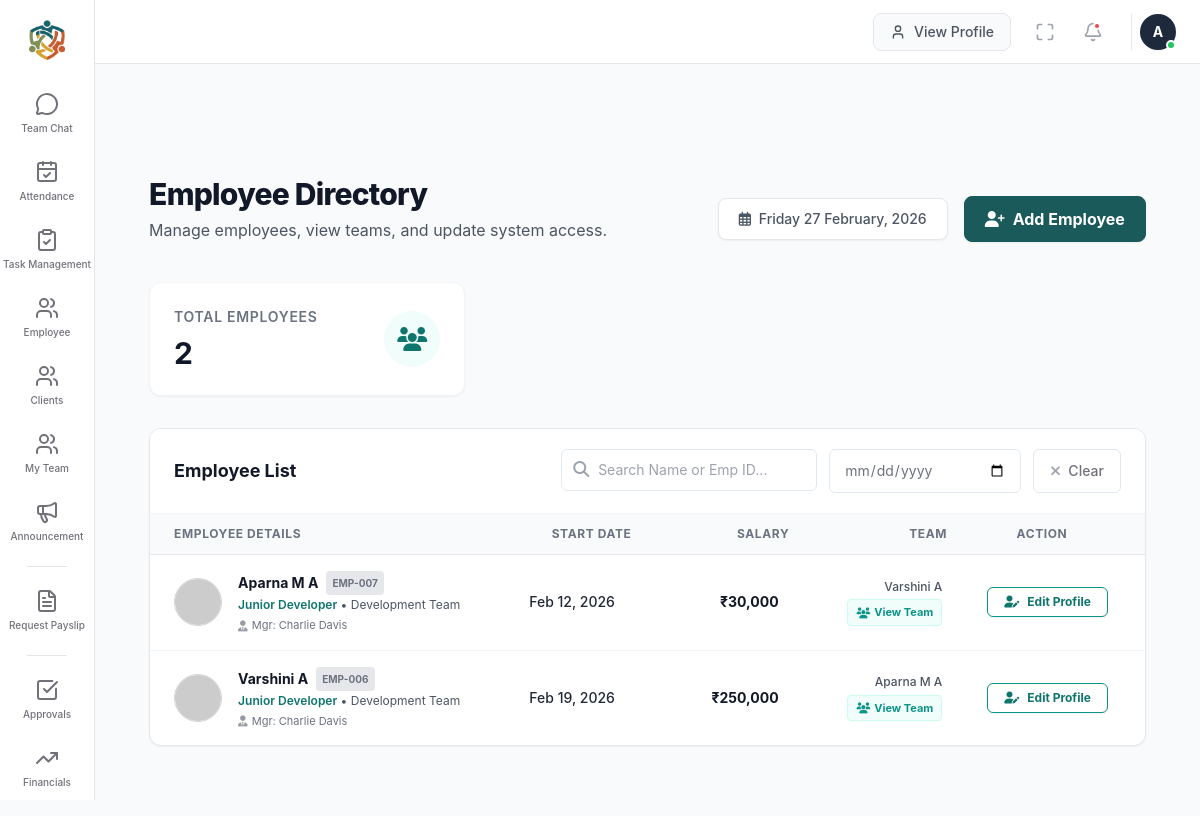
/HR_executive/employee_onboarding.php (signed in), run on the app's committed database.
### tables this page shows
CREATE TABLE `employee_onboarding` (
  `id` int(11) NOT NULL,
  `emp_id_code` varchar(50) NOT NULL,
  `first_name` varchar(100) NOT NULL,
  `last_name` varchar(100) DEFAULT NULL,
  `email` varchar(100) DEFAULT NULL,
  `phone` varchar(20) DEFAULT NULL,
  `department` varchar(100) DEFAULT NULL,
  `designation` varchar(100) DEFAULT NULL,
  `manager_name` varchar(100) DEFAULT NULL,
  `salary` varchar(50) DEFAULT NULL,
  `employment_type` varchar(50) DEFAULT 'Permanent',
  `joining_date` date NOT NULL,
  `username` varchar(100) DEFAULT NULL,
  `password_hash` varchar(255) DEFAULT NULL,
  `pan_no` varchar(20) DEFAULT NULL,
  `pf_no` varchar(50) DEFAULT NULL,
  `esi_no` varchar(50) DEFAULT NULL,
  `bank_name` varchar(100) DEFAULT NULL,
  `bank_acc_no` varchar(50) DEFAULT NULL,
  `ifsc_code` varchar(20) DEFAULT NULL,
  `permissions` longtext DEFAULT NULL CHECK (json_valid(`permissions`)),
  `status` enum('Pending','In Progress','Completed') DEFAULT 'Pending',
  `profile_img` varchar(255) DEFAULT NULL,
  `created_at` timestamp NULL DEFAULT current_timestamp()
);

### HR_executive/employee_onboarding.php (the view, shortened to what this page needs)
<?php
require_once '../include/db_connect.php';
$all_onboarding = [];
$res_all = $conn->query("SELECT id, emp_id_code, CONCAT(first_name, ' ', last_name) as full_name, designation, department, manager_name FROM employee_onboarding");
if ($res_all) {
    while($r = $res_all->fetch_assoc()) {
        $all_onboarding[] = $r;
    }
}
$sql = "SELECT * FROM employee_onboarding ORDER BY id DESC";
$result = $conn->query($sql);
?>
<!DOCTYPE html>
<html lang="en">
<head>
    <script src="https://cdn.tailwindcss.com"></script>
    <link href="https://cdnjs.cloudflare.com/ajax/libs/font-awesome/6.4.0/css/all.min.css" rel="stylesheet">
</head>
<body class="bg-gray-50 min-h-screen text-gray-800">
<?php
$sidebarPath = '../sidebars.php';
$headerPath = '../header.php';
if(file_exists($sidebarPath)) include $sidebarPath;
if(file_exists($headerPath)) include $headerPath;
?>
<main id="content-wrapper">
    <div class="max-w-[96%] mx-auto pt-3 pb-10 px-4 sm:px-6 lg:px-8">
        <header class="mb-10 flex flex-col md:flex-row md:items-end justify-between gap-5">
            <div>
                <h2 class="text-3xl font-extrabold text-gray-900 tracking-tight">Employee Directory</h2>
                <p class="text-gray-600 mt-1.5">Manage employees, view teams, and update system access.</p>
            </div>
            <div class="flex items-center gap-4">
                <div class="text-sm text-gray-600 bg-white px-5 py-2.5 rounded-lg shadow-sm border font-medium">
                    <i class="far fa-calendar-alt mr-1"></i> <span id="currentDateDisplay"></span>
                </div>
                <button onclick="openAddModal()" class="btn-primary px-5 py-2.5 rounded-lg font-bold shadow-sm border flex items-center gap-2">
                    <i class="fas fa-user-plus"></i> Add Employee
                </button>
            </div>
        </header>
        <div class="grid grid-cols-1 sm:grid-cols-3 gap-6 mb-8">
            <div class="bg-white p-6 rounded-xl shadow-sm border border-gray-100 flex items-center justify-between">
                <div><p class="text-sm font-semibold text-gray-500 uppercase tracking-wider">Total Employees</p><h3 class="text-3xl font-bold text-gray-900 mt-2" id="totalCount">0</h3></div>
                <div class="h-14 w-14 rounded-full bg-teal-50 flex items-center justify-center text-teal-700"><i class="fas fa-users text-2xl"></i></div>
            </div>
        </div>
        <div>
            <div class="bg-white rounded-xl shadow-sm border border-gray-200 overflow-hidden">
                <div class="p-5 sm:px-6 border-b border-gray-100 flex flex-col sm:flex-row justify-between items-start sm:items-center gap-4 bg-white">
                    <h3 class="text-lg font-bold text-gray-900">Employee List</h3>
                    <div class="flex flex-wrap gap-3 w-full sm:w-auto">
                        <div class="relative">
                            <i class="fas fa-search absolute left-3 top-3 text-gray-400"></i>
                            <input type="text" id="filterSearch" placeholder="Search Name or Emp ID..." class="form-control text-sm w-full sm:w-64 pl-9" onkeyup="applyFilters()">
                        </div>
                        <input type="date" id="filterDate" class="form-control text-sm w-full sm:w-48 text-gray-500" onchange="applyFilters()" title="Filter by Joining Date">
                        <button onclick="clearFilters()" class="btn text-sm hover:bg-gray-100 font-medium"><i class="fas fa-times text-gray-400 mr-1"></i> Clear</button>
                    </div>
                </div>
                <div class="hidden sm:flex items-center px-6 py-3 bg-gray-50 border-b border-gray-200 text-xs font-bold text-gray-500 uppercase tracking-wider">
                    <div class="w-1/3">Employee Details</div>
                    <div class="w-1/6 text-right pr-4">Start Date</div>
                    <div class="w-1/6 text-right pr-4">Salary</div>
                    <div class="w-1/6 text-right pr-4">Team</div>
                    <div class="w-1/6 text-center">Action</div>
                </div>
                <div class="divide-y divide-gray-100 custom-scroll overflow-y-auto max-h-[800px]" id="onboardingList">
                    <?php if ($result && $result->num_rows > 0): ?>
                        <?php while ($row = $result->fetch_assoc()):
                            $fullName = htmlspecialchars($row['first_name'] . ' ' . $row['last_name']);
                            $salaryDisplay = $row['salary'] ? "₹" . number_format((float)$row['salary']) : "—";
                            $profileImage = $row['profile_img'] && !filter_var($row['profile_img'], FILTER_VALIDATE_URL) ? '../' . $row['profile_img'] : $row['profile_img'];
                            $current_name = trim($row['first_name'] . ' ' . $row['last_name']);
                            $current_dept = trim($row['department']);
                            $current_mgr = trim($row['manager_name']);
                            $team_list_detailed = [];
                            $team_display_names = [];
                            $added_names = [];
                            foreach ($all_onboarding as $eo) {
                                $eo_name = trim($eo['full_name']);
                                if (strtolower($eo_name) === strtolower($current_name)) continue;
                                $is_team = false;
                                if (!empty($current_dept) && trim($eo['department']) === $current_dept) { $is_team = true; }
                                if (!empty($current_mgr) && trim($eo['manager_name']) === $current_mgr) { $is_team = true; }
                                if ($is_team && !in_array($eo_name, $added_names)) {
                                    $added_names[] = $eo_name;
                                    $team_list_detailed[] = [
                                        'name' => htmlspecialchars($eo_name),
                                        'role' => htmlspecialchars(trim($eo['designation']))
                                    ];
                                    $team_display_names[] = htmlspecialchars($eo_name);
                                }
                            }
                            $team_display = empty($team_display_names) ? "No other members" : implode(", ", array_slice($team_display_names, 0, 2));
                            $team_json = htmlspecialchars(json_encode($team_list_detailed), ENT_QUOTES, 'UTF-8');
                        ?>
                        <div class="onboarding-card p-5 sm:px-6 sm:py-4 flex flex-col sm:flex-row gap-4 items-start sm:items-center hover:bg-slate-50 transition-colors"
                             data-name="<?= strtolower($fullName) ?>"
                             data-empid="<?= strtolower($row['emp_id_code']) ?>"
                             data-joindate="<?= $row['joining_date'] ?>">
                            <div class="flex items-center gap-4 w-full sm:w-1/3">
                                <img src="<?= htmlspecialchars($profileImage) ?>" class="w-12 h-12 rounded-full object-cover border border-gray-300">
                                <div>
                                    <h4 class="font-bold text-gray-900 text-sm flex items-center gap-2">
                                        <?= $fullName ?>
                                        <span class="text-[10px] font-bold text-gray-500 bg-gray-200 px-1.5 py-0.5 rounded"><?= htmlspecialchars($row['emp_id_code']) ?></span>
                                    </h4>
                                    <div class="text-xs text-gray-600 mt-0.5"><span class="font-semibold text-teal-700"><?= htmlspecialchars($row['designation']) ?></span> • <?= htmlspecialchars($current_dept) ?></div>
                                    <div class="text-[11px] text-gray-500 mt-1 flex items-center gap-1"><i class="fas fa-user-tie opacity-70"></i> Mgr: <?= htmlspecialchars($row['manager_name'] ?? 'Unassigned') ?></div>
                                </div>
                            </div>
                            <div class="w-full sm:w-1/6 text-left sm:text-right sm:pr-4">
                                <div class="text-sm font-medium text-gray-800"><?= date("M d, Y", strtotime($row['joining_date'])) ?></div>
                            </div>
                            <div class="w-full sm:w-1/6 text-left sm:text-right sm:pr-4">
                                <div class="text-sm font-bold text-gray-900"><?= $salaryDisplay ?></div>
                            </div>
                            <div class="w-full sm:w-1/6 text-left sm:text-right sm:pr-4">
                                <div class="text-xs font-medium text-gray-600 truncate mb-1" title="<?= htmlspecialchars(implode(', ', $team_display_names)) ?>">
                                    <?= $team_display ?>
                                </div>
                                <?php if(!empty($team_list_detailed)): ?>
                                    <button onclick="viewTeam(this)" data-team="<?= $team_json ?>" data-dept="<?= htmlspecialchars($current_dept, ENT_QUOTES) ?>" class="inline-flex items-center gap-1 text-[11px] font-bold text-teal-600 hover:text-teal-800 bg-teal-50 px-2 py-1 rounded border border-teal-100 transition-colors sm:ml-auto">
                                        <i class="fas fa-users"></i> View Team
                                    </button>
                                <?php endif; ?>
                            </div>
                            <div class="w-full sm:w-1/6 flex sm:justify-center mt-2 sm:mt-0">
                                <button onclick="editEmployee(<?= $row['id'] ?>)" class="text-teal-700 hover:text-white bg-white hover:bg-teal-700 px-4 py-1.5 rounded-md transition-all duration-200 border border-teal-600 shadow-sm text-xs font-bold flex items-center gap-2 w-full justify-center sm:w-auto">
                                    <i class="fas fa-user-edit"></i> Edit Profile
                                </button>
                            </div>
                        </div>
                        <?php endwhile; ?>
                    <?php else: ?>
                        <div id="emptyState" class="text-center py-16"><div class="text-gray-300 text-5xl mb-3"><i class="fas fa-folder-open"></i></div><p class="text-gray-500 font-medium">No employees found.</p></div>
                    <?php endif; ?>
                </div>
            </div>
        </div>
    </div>
</body>
</html>

### HR_executive/employee_onboarding.php (style rules this page uses)
:root { --primary: #1b5a5a; --primary-light: #2d7a7a; --primary-bg: #f0fdfa; --border: #e2e8f0; --text-muted: #64748b; }
body { background-color: #f8fafc; font-family: 'Inter', sans-serif; margin: 0; }
main#content-wrapper { margin-left: 95px; padding-top: 80px; padding-bottom: 40px; min-height: 100vh; transition: margin-left 0.3s ease; }
.btn { padding: 8px 16px; border-radius: 6px; cursor: pointer; font-size: 14px; border: 1px solid var(--border); background: white; color: var(--text-muted); font-weight: 500; transition: all 0.2s; }
.btn-primary { background-color: var(--primary) !important; color: white !important; border-color: var(--primary) !important; }
.form-control { width: 100%; padding: 10px 14px; border: 1px solid var(--border); border-radius: 6px; font-size: 14px; transition: all 0.2s; background: #fff; }

### sidebars.php (style rules this page uses)
:root { --primary-sidebar-width: 95px; --secondary-sidebar-width: 220px; --active-bg: #f4f4f5; --border-color: #e4e4e7; --text-muted: #71717a; }

### data on the page
employee_onboarding: fullName "Aparna M A", emp_id_code "EMP-007", designation "Junior Developer", department "Development Team", manager_name "Charlie Davis", joining_date "Feb 12, 2026", salary "₹30,000", team_display "Varshini A"
employee_onboarding: fullName "Varshini A", emp_id_code "EMP-006", designation "Junior Developer", department "Development Team", manager_name "Charlie Davis", joining_date "Feb 19, 2026", salary "₹250,000", team_display "Aparna M A"

### other printed values
$item['name'] "Team Chat"
$item['name'] "Attendance"
$item['name'] "Task Management"
$item['name'] "Employee"
$item['name'] "Clients"
$item['name'] "My Team"
$item['name'] "Announcement"
$item['name'] "Request Payslip"
$item['name'] "Approvals"
$item['name'] "Financials"
substr($display_name, 0, 1) "A"
